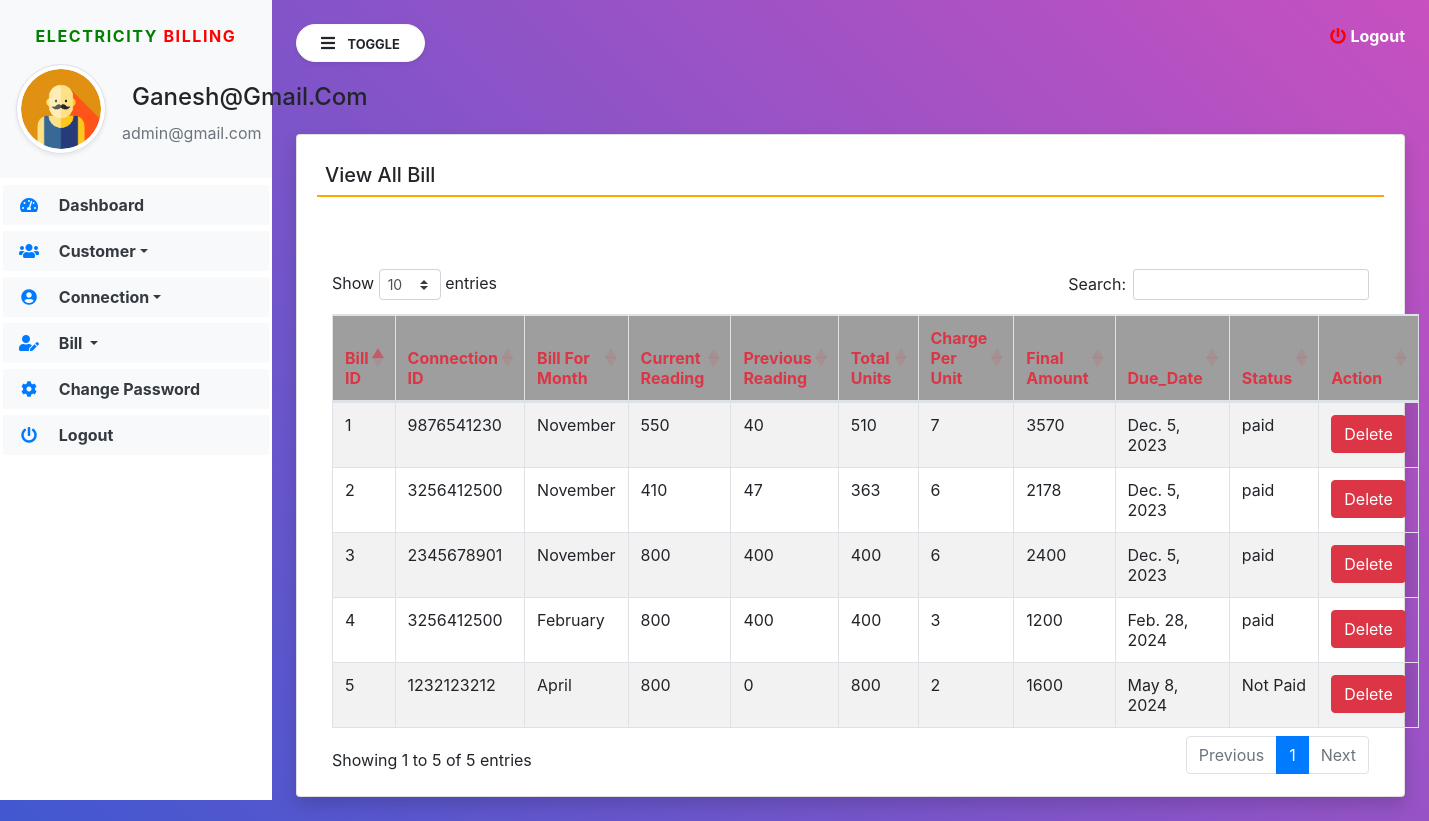
The app's page /view_Bill (signed in) with its own data.
### electricity/models.py (models this page shows, shortened)
class Bill(models.Model):
    connection = models.ForeignKey(Connection,on_delete=models.CASCADE)
    billformonth = models.CharField(max_length=50, null=True)
    currentreading = models.CharField(max_length=50, null=True)
    previousreading = models.CharField(max_length=50, null=True)
    totalunit = models.CharField(max_length=100, null=True)
    chargeperunit = models.CharField(max_length=100, null=True)
    finalamount = models.CharField(max_length=100, null=True)
    duedate = models.DateField(null=True)
    status = models.CharField(max_length=20, null=True)

class Connection(models.Model):
    customer = models.ForeignKey(Customer,on_delete=models.CASCADE)
    connectionid = models.CharField(max_length=10, null=True)
    connectiontype = models.CharField(max_length=100, null=True)
    connectionstartdate = models.DateField(null=True)
    occupation = models.CharField(max_length=100, null=True)
    connectionload = models.CharField(max_length=100, null=True)
    plotno = models.CharField(max_length=50, null=True)
    city = models.CharField(max_length=100, null=True)
    pincode = models.CharField(max_length=10, null=True)
    address = models.CharField(max_length=200, null=True)
    state = models.CharField(max_length=100, null=True)
    description = models.CharField(max_length=250, null=True)

### electricity/views.py (the view)
# urls.py: path('view_Bill', view_Bill,name='view_Bill'),
def view_Bill(request):
    if not request.user.is_authenticated:
        return redirect('admin_login')
    bill = Bill.objects.all()
    return render(request,'view_Bill.html', locals())

### electricity/templates/view_Bill.html
{% extends 'navbar1.html' %}
{% load static %}
{% block body1 %}
<div class="card shadow mt-5">
    <div class="card-body">
		<h5 class="p-2" style="border-bottom: 2px solid orange">View All Bill</h5>
      <div class="container mt-5">
		<h1 class="text-success text-center"></h1>
		<br>
		<table id="example" class="table table-striped table-bordered" style="width:100%">
			<thead style="background-color: #9e9e9e">
				<tr>
					<th class="text-danger">Bill ID</th>
					<th class="text-danger">Connection ID</th>
					<th class="text-danger">Bill For Month</th>
					<th class="text-danger">Current Reading</th>
					<th class="text-danger">Previous Reading</th>
					<th class="text-danger">Total Units</th>
					<th class="text-danger">Charge Per Unit</th>
					<th class="text-danger">Final Amount</th>
					<th class="text-danger">Due_Date</th>
					<th class="text-danger">Status</th>
					<th class="text-danger">Action</th>
				</tr>
			</thead>
			<tbody>
              {% for i in bill %}
			  <tr>
				  <td>{{forloop.counter}}</td>
				  <td>{{i.connection.connectionid}}</td>
				  <td>{{i.billformonth}}</td>
				  <td>{{i.currentreading}}</td>
				  <td>{{i.previousreading}}</td>
				  <td>{{i.totalunit}}</td>
				  <td>{{i.chargeperunit}}</td>
				  <td>{{i.finalamount}}</td>
				  <td>{{i.duedate}}</td>
				  <td>{{i.status}}</td>
				  <td><a href="{% url 'delete_Bill' i.id %}" class="btn btn-danger" onclick="return confirm('Are you sure to delete this Connection Details ?')">Delete</a></td>
			  </tr>
			  {% endfor %}
			</tbody>
		</table>
	</div>
	</div>
</div>
{% endblock %}

### electricity/templates/navbar1.html (shortened to what this page needs)
{% load static %}
<html>
<head>
<link rel="stylesheet"
	href="https://maxcdn.bootstrapcdn.com/bootstrap/4.5.2/css/bootstrap.min.css">
<link rel="stylesheet"
	href="https://pro.fontawesome.com/releases/v5.10.0/css/all.css"
 />
<link rel="stylesheet"
	href="https://cdnjs.cloudflare.com/ajax/libs/twitter-bootstrap/4.5.2/css/bootstrap.css">
<link rel="stylesheet"
	href="https://cdn.datatables.net/1.11.3/css/dataTables.bootstrap4.min.css">
<link rel="stylesheet" href="{% static 'css/sidebar.css' %}">
</head>
<body>
	<div class="bg-white vertical-nav" id="sidebar">
		<div class="bg-light py-4 px-3 mb-1">
			<p class="text-center font-weight-bold text-uppercase px-3 sidebar-title"><span style="color:green">Electricity</span> <span style="color:red">Billing</span></p>
			<div class="media d-flex align-items-center">
				<img src="{% static 'images/user12.png' %}" width="90" height="90"
					class="mr-3 rounded-circle img-thumbnail shadow-sm">
				<div class="media-body">
					<h4 class="mb-0" style="text-transform: capitalize;">{{request.user.username}}</h4>
					<p class="text-muted mb-0">admin@gmail.com</p>
				</div>
			</div>
		</div>
		<ul class="nav flex-column bg-white">
			<li class="nav-item"><a href="{% url 'admin_home' %}"
				class="nav-link text-dark bg-light"> <i
					class="fas fa-tachometer-alt fa-fw mr-3 text-primary"></i>
					Dashboard
			</a></li>
			<li class="nav-item dropdown"><a href=""
				class="nav-link dropdown-toggle text-dark bg-light" id="navbardrop"
				data-toggle="dropdown"> <i
					class="fas fa-users fa-fw mr-3 text-primary"></i> Customer</a>
			</li>
			<li class="nav-item dropdown"><a href=""
				class="nav-link dropdown-toggle text-dark bg-light" id="navbardrop"
				data-toggle="dropdown">
				<i class="fas fa-user-circle fa-fw mr-3 text-primary"></i> Connection</a>
			</li>
			<li class="nav-item dropdown"><a href=""
				class="nav-link dropdown-toggle text-dark bg-light" id="navbardrop"
				data-toggle="dropdown"> <i
					class="fas fa-user-edit fa-fw mr-3 text-primary"></i> Bill
			</a>
				</li>
               <li class="nav-item"><a href="{% url 'change_password' %}"
				class="nav-link text-dark bg-light"> <i
					class="fas fa-cog fa-fw mr-3 text-primary"></i>
					Change Password
			</a></li>
			<li class="nav-item"><a href="{% url 'logout' %}"
				class="nav-link text-dark bg-light">
				<i class="fas fa-power-off fa-fw mr-3 text-primary"></i>
					Logout
			</a></li>
		</ul>
	</div>
	<div class="page-content p-4" id="content">
		<a data-toggle="modal" data-target="#exampleModalCenter" title="logout" class="text-white float-right"><i
			class="fas fa-power-off"></i> <b>Logout</b></a>
		<button id="sidebarCollapse" type="button"
			class="btn btn-light bg-white rounded-pill shadow-sm px-4 mb-4">
			<i class="fas fa-bars mr-2"></i> <small
				class="text-uppercase font-weight-bold">Toggle</small>
		</button>
		{% block body1 %}
		{% endblock %}
</div>
</body>
</html>

### electricity/static/css/sidebar.css (style rules this page uses)
.sidebar-title { letter-spacing: 0.1em; color: #aaa; }
body { background: linear-gradient(-135deg, #c850c0, #4158d0); min-height: 100vh; }
.vertical-nav { min-width: 17rem; width: 17rem; height: 100vh; position: fixed; top: 0; left: 0; transition:all 0.4s; }
.page-content { width: calc(100%-17rem); margin-left: 17rem; transition:all 0.4s; }
.nav-link { font-weight : bold; }
.fa-power-off { color: red; }

### electricity/templates/navbar1.html (style rules this page uses)
.nav-item { padding: 3px !important; }
h2, h4 { padding: 10px; }

### records on screen
Bill: connection.connectionid "9876541230", billformonth "November", currentreading "550", previousreading "40", totalunit "510", chargeperunit "7", finalamount "3570", duedate "Dec. 5, 2023", status "paid"
Bill: connection.connectionid "3256412500", billformonth "November", currentreading "410", previousreading "47", totalunit "363", chargeperunit "6", finalamount "2178", duedate "Dec. 5, 2023", status "paid"
Bill: connection.connectionid "2345678901", billformonth "November", currentreading "800", previousreading "400", totalunit "400", chargeperunit "6", finalamount "2400", duedate "Dec. 5, 2023", status "paid"
Bill: connection.connectionid "3256412500", billformonth "February", currentreading "800", previousreading "400", totalunit "400", chargeperunit "3", finalamount "1200", duedate "Feb. 28, 2024", status "paid"
Bill: connection.connectionid "1232123212", billformonth "April", currentreading "800", previousreading "0", totalunit "800", chargeperunit "2", finalamount "1600", duedate "May 8, 2024", status "Not Paid"

### other values on screen
{{ request.user.username }} "Ganesh@gmail.com"
